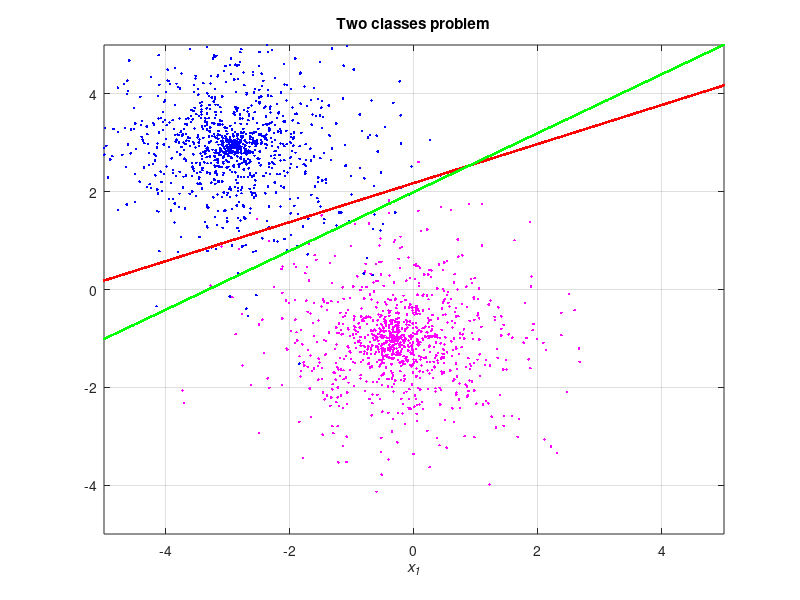

The MATLAB script that drew this image:
clear all;
close all;

rng(9);

% Data set generation
x10 = [8*(rand-0.5) 8*(rand-0.5)];
x20 = [8*(rand-0.5) 8*(rand-0.5)];

NofSamples =2000;
for n= 1 : NofSamples
  if rand<= 0.5
    r = 1.2*randn;
    phi =2*pi*rand;
    x1(n)= x10(1) + r * cos(phi);
    x2(n)= x10(2) + r * sin(phi);
    d(n) =1;
    clr(n)= 'm';
  else
    r = 1.2*randn;
    phi= 3*pi*rand;
    x1(n)= x20(1) + r *cos(phi);
    x2(n)= x20(2) + r *sin(phi);
    d(n) = -1;
    clr(n) = 'b';
  end
end

%LMS algorithm
mu = 1e-2;
%LMS with Quantized error correction Red line
w0 = 0.2*(rand(3,1) -0.5);
w = w0;

for k=1:NofSamples
  xw= [1; x1(k) ; x2(k)];
  s= w.'*xw;
    if s>0, y=1 ;
    else y = -1;
    end
  e= d(k) -y;
  w = w +mu*e*xw;
end
m1 = -w(2)/w(3);
c1 = -w(1)/w(3);

%LMS Data error correcton Green line
w = w0;
for k=1: NofSamples
  xw = [ 1; x1(k); x2(k) ];
  s = w.'*xw;
  e = d(k) -s ;
  w = w + mu*e*xw;
end
m2 = -w(2)/w(3);
c2 = -w(1)/w(3);

%Classification line
xmin = -5;
xmax = 5;

x = xmin;
dx = (xmax- xmin)/NofSamples;
for i = 1 : NofSamples
  ff1(i) = m1*x + c1;
  ff2(i) = m2*x + c2;
  xx(i) = x;
  x = x + dx;
end

% Plot results
figure;
hold on;
grid on;
box on;
for n=1: NofSamples
  plot(x1(n), x2(n), '.','color',clr(n), 'LineWidth', 2);
end

ylim([ xmin xmax ]);
xlim([ xmin xmax ]);
title('Two classes problem');

plot(xx, ff1, '.','color','r', 'LineWidth', 2);
plot(xx, ff2, '.','color','g', 'LineWidth', 2);
xlabel('\it{x}_1');
